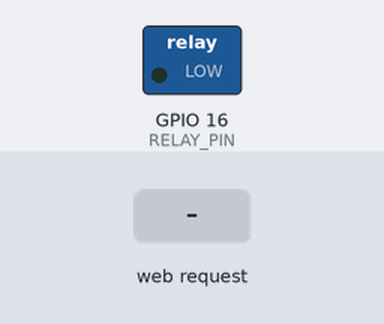
Recording of a sketch running on a simulated ESP32. Shown: switched loads named in the sketch (green lamp = pin HIGH). Inputs (shaded band) come from the test bench. WiFi joins after 1.5 s; servers stay silent unless stated; the local clock reads 2024-03-15 10:24:30 at power-on unless the sketch sets it; what the sketch prints to the serial monitor is not drawn.

Above: at 2.8 s.
2.9 s: HTTP request GET /status/on received
At 3.3 s:
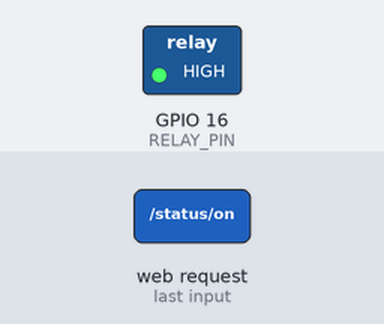
4.4 s: HTTP request GET /status/off received
At 5.9 s:
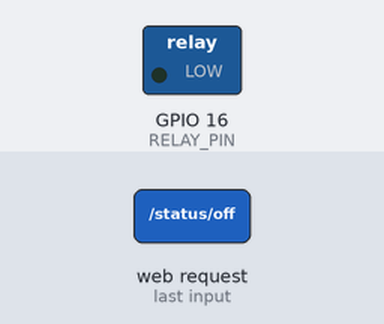
Timing chart, 0 to 7.4 s (numbered marks = the images above; inputs shaded):
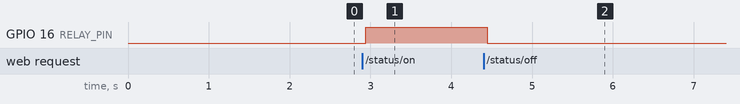

Measured:
- after the input at 2.9 s, GPIO 16 (RELAY_PIN): LOW → HIGH at once
- after the input at 4.4 s, GPIO 16 (RELAY_PIN): HIGH → LOW after 0.05 s

The sketch:

time_for_coffee_2-0.ino
```cpp
/*********

 Edited version of Rui Santos

 Complete project details at https://randomnerdtutorials.com


********* AUTHORS NOTES **********

Please note that this code is fetched from https://learn.hobye.dk/kits/iot-toturial.

**********************************/

// Load libraries
#include <WiFi.h>
#include "time.h"
#include "sntp.h"

// Replace with your network credentials
const char* ssid = "YOUR_SSID";
const char* password = "YOUR_PASSWORD";

// set up time-getters
const char* ntpServer1 = "pool.ntp.org";
const char* ntpServer2 = "time.nist.gov";
const long gmtOffset_sec = 3600;
const int daylightOffset_sec = 3000;

// Time-zone rule for Europe/Rome, including daylight adjustment rules (optional)
const char* time_zone = "CET-1CEST, M3.5.0, M10.5.0/3";

// Set web server port number to 80
WiFiServer server(80);

// Variable to store the HTTP request
String header;

// Auxiliar variables to store the current output state
String relayState = "off";

const int RELAY_PIN = 16;

// Current time
unsigned long currentTime = millis();

// Previous time
unsigned long previousTime = 0;

// Define timeout time in milliseconds (example: 2000ms = 2s)
const long timeoutTime = 2000;

// create variables keeping track of time
unsigned long previousMillis = 0;
const long interval = 1000;

void setup() {

  // setup the TimeZone configuration, including daylight offset
  configTime(gmtOffset_sec, daylightOffset_sec, ntpServer1, ntpServer2);

  Serial.begin(9600);

  // Initialize the output variables as outputs
  pinMode(RELAY_PIN, OUTPUT);

  // Set outputs to LOW
  digitalWrite(RELAY_PIN, LOW);

  // Connect to Wi-Fi network with SSID and password
  Serial.print("Connecting to ");
  Serial.println(ssid);
  WiFi.begin(ssid, password);

  while (WiFi.status() != WL_CONNECTED) {
    delay(500);
    Serial.print(".");
  }

  // Print local IP address and start web server
  Serial.println("");
  Serial.println("WiFi connected.");
  Serial.println("IP address: ");
  Serial.println(WiFi.localIP());
  Serial.println("Copy and Paste this IP-address into your URL bar, in your preferred browser.");
  Serial.println("If your browser says: 'Hmmm… your Internet access is blocked' or something similar, try it on your phone.");

  server.begin();
}

void loop() {

  // make a structure containing all local time data
  struct tm timeinfo;

  if (!getLocalTime(&timeinfo)) {
    Serial.println("No time available yet!");
    return;
  }

  WiFiClient client = server.available();  // Listen for incoming clients

  if (client) {  // If a new client connects,
    currentTime = millis();
    previousTime = currentTime;
    Serial.println("New Client.");  // print a message out in the serial port
    String currentLine = "";        // make a String to hold incoming data from the client

    while (client.connected() && currentTime - previousTime <= timeoutTime) {  // loop while the client's connected
      currentTime = millis();

      if (client.available()) {  // if there's bytes to read from the client,
        char c = client.read();  // read a byte, then
        Serial.write(c);         // print it out the serial monitor
        header += c;

        if (c == '\n') {  // if the byte is a newline character
          // if the current line is blank, you got two newline characters in a row.
          // that's the end of the client HTTP request, so send a response:

          if (currentLine.length() == 0) {
            // HTTP headers always start with a response code (e.g. HTTP/1.1 200 OK)
            // and a content-type so the client knows what's coming, then a blank line:

            client.println("HTTP/1.1 200 OK");
            client.println("Content-type:text/html");
            client.println("Connection: close");
            client.println();

            // turns the Relay on and off

            if (header.indexOf("GET /status/on") >= 0) {
              Serial.println("Coffee machine is on and making coffee!");
              Serial.println("");
              relayState = "on";
              digitalWrite(RELAY_PIN, HIGH);

            }else if (header.indexOf("GET /status/off") >= 0) {
              Serial.println("Coffee machine is off, awaiting your input.");
              Serial.println("");
              relayState = "off";
              digitalWrite(RELAY_PIN, LOW);
            }

            // Display the HTML web page
            client.println("<!DOCTYPE html><html>");
            client.println("<head><meta name=\"viewport\" content=\"width=device-width, initial-scale=1\">");
            client.println("<link rel=\"icon\" href=\"data:,\">");

            // CSS to style the HTML document and the buttons

            client.println("<style>html { background-image: url('https://wallpapertag.com/wallpaper/full/4/c/4/339593-large-coffee-background-2560x1600-ios.jpg'); background-attachment: fixed; background-size: cover; font-family: Helvetica; display: inline-block; margin: 50px auto; text-align: center;}");
            client.println("h1 { color: white; }");
            client.println("p { color: white; }");
            client.println(".btnMakeCoffee { background-color: #4CAF50; border: none; color: white; padding: 16px 40px; border-radius: 20px;");
            client.println("text-decoration: none; font-size: 30px; margin: 2px; cursor: pointer; filter: drop-shadow(5px 5px 1px rgba(0, 0, 0, 0.25));}");
            client.println(".btnMakingCoffee { background-color: #FF0000; border: none; color: white; padding: 16px 40px; border-radius: 20px;");
            client.println("text-decoration: none; font-size: 30px; margin: 2px; cursor: pointer; filter: drop-shadow(5px 5px 1px rgba(0, 0, 0, 0.25));}</style></head>");

            // Display current state, and Make Coffee/Making Coffee... buttons
            // If the relayState is off, it displays the Make Coffee button

            if (relayState == "off") {
              // Web Page Heading
              client.println("<body><h1>Awaiting your order...</h1>");
              // the use of the button
              client.println("<p><em>Press the button below, to make me know you want a cup of coffee!</em></p>");
              // the button itself
              client.println("<p><a href=\"/status/on\"><button class=\"button btnMakeCoffee\">Make coffee</button></a></p>");
              // show local time
              client.println("<p>Local time:<p>");
              client.println(&timeinfo, "<p>%H:%M</p>");
              client.println(&timeinfo, "<p>%A, the %dth of %B</p>");

            } else {
              // Web Page Heading
              client.println("<body><h1>Making coffee! Please wait...</h1>");
              // the use of the button
              client.println("<p><em>Press the button below, to cancel your cup.</em></p>");
              // the button itself
              client.println("<p><a href=\"/status/off\"><button class=\"button btnMakingCoffee\">Cancel your coffee...</button></a></p>");
              // show local time
              client.println("<p>Local time:<p>");
              client.println(&timeinfo, "<p>%H:%M</p>");
              client.println(&timeinfo, "<p>%A, the %dth of %B</p>");
            }

            client.println("</body></html>");

            // The HTTP response ends with another blank line
            client.println();

            // Break out of the while loop
            break;

          } else {  // if you got a newline, then clear currentLine
            currentLine = "";
          }

        } else if (c != '\r') {  // if you got anything else but a carriage return character,
          currentLine += c;      // add it to the end of the currentLine
        }
      }
    }
  }

  // Clear the header variable
  header = "";

  // Close the connection
  client.stop();
}
```
